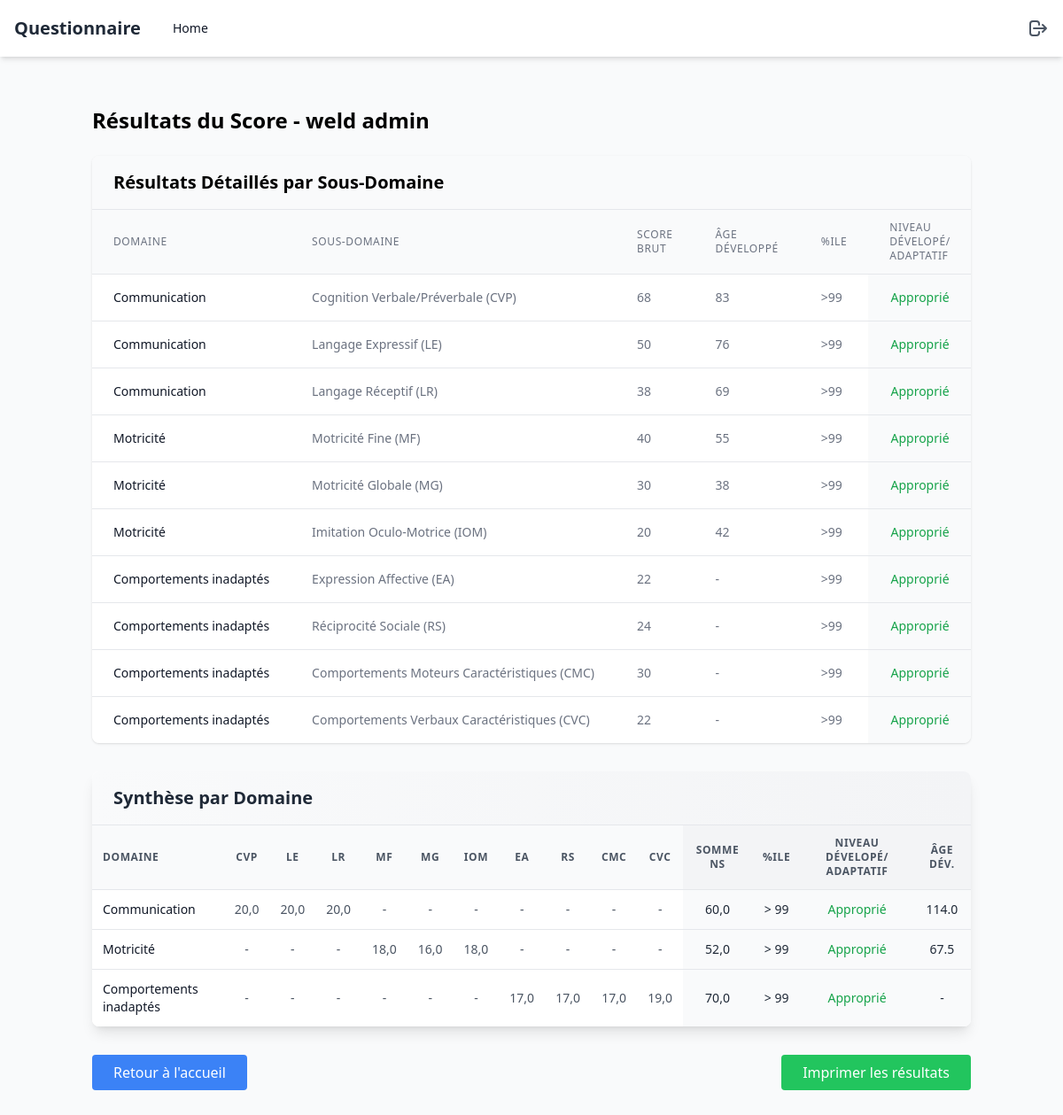
The page /questionnaire/12/scores/ on the database its author committed.
### polls/models.py (models this page shows, shortened)
class Questionnaire(models.Model):
    id = models.AutoField(primary_key=True)
    parent = models.ForeignKey(settings.AUTH_USER_MODEL, on_delete=models.CASCADE, verbose_name='Parent')
    student = models.ForeignKey(Student, on_delete=models.CASCADE, verbose_name='Élève',default='')
    formulaire = models.ForeignKey(Formulaire, on_delete=models.CASCADE, verbose_name='Formulaire')
    created_at = models.DateTimeField(auto_now_add=True, verbose_name='Date de Création')
    unique_key = models.CharField(max_length=255, unique=False, verbose_name='Clé Unique',default='')

class Student(models.Model):
    id = models.AutoField(primary_key=True)
    parent = models.ForeignKey(settings.AUTH_USER_MODEL, on_delete=models.CASCADE, related_name='students')
    name = models.CharField(max_length=255, default='', verbose_name='Nom de l’Élève')
    age = models.FloatField(default=1, verbose_name='Âge')
    sexe = models.CharField(max_length=1, choices=[('M', 'Masculin'), ('F', 'Féminin')], default='M', verbose_name='Sexe')
    date_of_birth = models.DateField(null=True, blank=True, verbose_name='Date de Naissance')

class AgeDeveloppeParametrage(models.Model):
    sous_domain = models.CharField(max_length=50)  # CVP, LE, etc.
    score_brut = models.IntegerField()
    age_developpe = models.CharField(max_length=10)  # "<12", "13", etc.
    class Meta:
        unique_together = ('sous_domain', 'score_brut')

class ScoreParametrage(models.Model):
    tranche = models.ForeignKey(AgeTranche, on_delete=models.CASCADE)
    domain = models.CharField(max_length=50)
    sous_domain = models.CharField(max_length=50)
    score_brut = models.IntegerField()
    ns = models.IntegerField()
    percentile = models.CharField(max_length=10)
    age_developpe = models.CharField(max_length=10)

### polls/views.py (the view)
# urls.py: path('questionnaire/<int:questionnaire_id>/scores/', calculate_scores, name='calculate_scores'),
def calculate_scores(request, questionnaire_id):
    try:
        questionnaire = get_object_or_404(Questionnaire, id=questionnaire_id)
        calculator = ScoreCalculator(questionnaire.student, questionnaire)
        resultat_final, deuxieme_tableau = calculator.calculate()
        context = {
            'questionnaire': questionnaire,
            'resultat_final': resultat_final,
            'deuxieme_tableau': deuxieme_tableau
        }
        return render(request, 'questionnaire/score_results.html', context)
    except Exception as e:
        messages.error(request, f"An error occurred while calculating scores: {str(e)}")
        return redirect('home')

### polls/utils/score_calculator.py (called while the page is built)
    def calculate_age_in_months(self):
        if not self.student.date_of_birth:
            return None
        today = self.questionnaire.created_at.date()
        birth_date = self.student.date_of_birth
        months = (today.year - birth_date.year) * 12 + (today.month - birth_date.month)
        return months

    def get_age_tranche(self):
        return AgeTranche.objects.get(
            min_months__lte=self.age_in_months,
            max_months__gte=self.age_in_months
        )

    def calculate(self):
        responses = Response.objects.filter(
            questionnaire=self.questionnaire
        ).exclude(
            question__sous_domain__name='Autre'
        ).select_related('question', 'question__sous_domain')
        response_totals = {}
        for response in responses:
            sous_domain = response.question.sous_domain.name
            if sous_domain not in response_totals:
                response_totals[sous_domain] = 0
            response_totals[sous_domain] += response.answer
        for result in self.resultat_final:
            sous_domain = result['sousdomaine']
            if sous_domain in response_totals:
                result['total'] = response_totals[sous_domain]
        self.calculate_scores_for_tranche()
        self.calculate_deuxieme_tableau()
        return self.resultat_final, self.deuxieme_tableau

    def get_niveau(self, percentile):
        if not percentile or percentile == '-':
            return None
        try:
            percentile_value = float(percentile.replace('>', '').replace('<', ''))
        except ValueError:
            return None
        for niveau in self.NIVEAU_DEVELOP:
            if niveau["min"] <= percentile_value <= niveau["max"]:
                return niveau["niveau"]
        return None

### polls/templates/questionnaire/score_results.html
{% extends '../base.html' %} {% load custom_filters %} {% block content %}
<div class="container mx-auto px-4 py-8">
  <h1 class="text-2xl font-bold mb-6">
    Résultats du Score - {{ questionnaire.student.name }}
  </h1>
  <div class="bg-white shadow rounded-lg mb-8 overflow-hidden">
    <div class="px-6 py-4 bg-gray-50 border-b">
      <h2 class="text-xl font-semibold">
        Résultats Détaillés par Sous-Domaine
      </h2>
    </div>
    <div class="overflow-x-auto">
      <table class="min-w-full divide-y divide-gray-200">
        <thead class="bg-gray-50">
          <tr>
            <th
              class="px-6 py-3 text-left text-xs font-medium text-gray-500 uppercase tracking-wider"
            >
              Domaine
            </th>
            <th
              class="px-6 py-3 text-left text-xs font-medium text-gray-500 uppercase tracking-wider"
            >
              Sous-Domaine
            </th>
            <th
              class="px-6 py-3 text-left text-xs font-medium text-gray-500 uppercase tracking-wider"
            >
              Score Brut
            </th>
            <th
              class="px-6 py-3 text-left text-xs font-medium text-gray-500 uppercase tracking-wider"
            >
              Âge Développé
            </th>
            <th
              class="px-6 py-3 text-left text-xs font-medium text-gray-500 uppercase tracking-wider"
            >
              %ile
            </th>
            <th
              class="px-6 py-3 text-left text-xs font-medium text-gray-500 uppercase tracking-wider"
            >
              Niveau dévelopé/ Adaptatif
            </th>
          </tr>
        </thead>
        <tbody class="bg-white divide-y divide-gray-200">
          {% for resultat in resultat_final %}
          <tr class="hover:bg-gray-50">
            <td
              class="px-6 py-4 whitespace-nowrap text-sm font-medium text-gray-900"
            >
              {{ resultat.domaine }}
            </td>
            <td class="px-6 py-4 whitespace-nowrap text-sm text-gray-500">
              {{ resultat.label }}
            </td>
            <td class="px-6 py-4 whitespace-nowrap text-sm text-gray-500">
              {{ resultat.total }}
            </td>
            <td class="px-6 py-4 whitespace-nowrap text-sm text-gray-500">
              {{ resultat.age_developpe | default:"-" }}
            </td>
            <td class="px-6 py-4 whitespace-nowrap text-sm text-gray-500">
              {{ resultat.percentile }}
            </td>
            <td
              class="px-3 py-3 text-sm text-center bg-gray-50 {% if resultat.niveau == 'Approprié' %}text-green-600 font-medium {% elif resultat.niveau == 'Léger' %}text-yellow-600 font-medium {% elif resultat.niveau == 'Modéré' %}text-orange-600 font-medium {% elif resultat.niveau == 'Sévère' %}text-red-600 font-medium {% else %}text-gray-600{% endif %}"
            >
              {{ resultat.niveau|default:"-" }}
            </td>
          </tr>
          {% endfor %}
        </tbody>
      </table>
    </div>
  </div>
  <div class="bg-white shadow-lg rounded-lg overflow-hidden mb-8">
    <div class="px-6 py-4 bg-gradient-to-r from-gray-50 to-gray-100 border-b">
      <h2 class="text-xl font-bold text-gray-800">Synthèse par Domaine</h2>
    </div>
    <div class="overflow-x-auto">
      <table class="min-w-full divide-y divide-gray-200">
        <thead>
          <tr class="bg-gray-50">
            <th
              class="px-3 py-3 text-left text-xs font-semibold text-gray-600 uppercase tracking-wider sticky left-0 bg-gray-50"
            >
              Domaine
            </th>
            <th
              title="Cognition Verbale/Préverbale"
              class="px-3 py-3 text-center text-xs font-semibold text-gray-600 uppercase tracking-wider"
            >
              CVP
            </th>
            <th
              title="Langage Expressif"
              class="px-3 py-3 text-center text-xs font-semibold text-gray-600 uppercase tracking-wider"
            >
              LE
            </th>
            <th
              title="Langage Réceptif"
              class="px-3 py-3 text-center text-xs font-semibold text-gray-600 uppercase tracking-wider"
            >
              LR
            </th>
            <th
              title="Motricité Fine"
              class="px-3 py-3 text-center text-xs font-semibold text-gray-600 uppercase tracking-wider"
            >
              MF
            </th>
            <th
              title="Motricité Globale"
              class="px-3 py-3 text-center text-xs font-semibold text-gray-600 uppercase tracking-wider"
            >
              MG
            </th>
            <th
              title="Imitation Oculo-Motrice"
              class="px-3 py-3 text-center text-xs font-semibold text-gray-600 uppercase tracking-wider"
            >
              IOM
            </th>
            <th
              title="Expression Affective"
              class="px-3 py-3 text-center text-xs font-semibold text-gray-600 uppercase tracking-wider"
            >
              EA
            </th>
            <th
              title="Réciprocité Sociale"
              class="px-3 py-3 text-center text-xs font-semibold text-gray-600 uppercase tracking-wider"
            >
              RS
            </th>
            <th
              title="Comportements Moteurs Caractéristiques"
              class="px-3 py-3 text-center text-xs font-semibold text-gray-600 uppercase tracking-wider"
            >
              CMC
            </th>
            <th
              title="Comportements Verbaux Caractéristiques"
              class="px-3 py-3 text-center text-xs font-semibold text-gray-600 uppercase tracking-wider"
            >
              CVC
            </th>
            <th
              class="px-3 py-3 text-center text-xs font-semibold text-gray-600 uppercase tracking-wider bg-gray-100"
            >
              Somme NS
            </th>
            <th
              class="px-3 py-3 text-center text-xs font-semibold text-gray-600 uppercase tracking-wider bg-gray-100"
            >
              %ile
            </th>
            <th
              class="px-3 py-3 text-center text-xs font-semibold text-gray-600 uppercase tracking-wider bg-gray-100"
            >
              Niveau dévelopé/ Adaptatif
            </th>
            <th
              class="px-3 py-3 text-center text-xs font-semibold text-gray-600 uppercase tracking-wider bg-gray-100"
            >
              Âge Dév.
            </th>
          </tr>
        </thead>
        <tbody class="bg-white divide-y divide-gray-200">
          {% for tableau in deuxieme_tableau %}
          <tr class="hover:bg-gray-50 transition-colors duration-150">
            <td
              class="px-3 py-3 text-sm font-medium text-gray-900 sticky left-0 bg-white"
            >
              {{ tableau.domaine }}
            </td>
            <td class="px-3 py-3 text-sm text-center text-gray-600">
              {{ tableau.CVP|default:"-" }}
            </td>
            <td class="px-3 py-3 text-sm text-center text-gray-600">
              {{ tableau.LE|default:"-" }}
            </td>
            <td class="px-3 py-3 text-sm text-center text-gray-600">
              {{ tableau.LR|default:"-" }}
            </td>
            <td class="px-3 py-3 text-sm text-center text-gray-600">
              {{ tableau.MF|default:"-" }}
            </td>
            <td class="px-3 py-3 text-sm text-center text-gray-600">
              {{ tableau.MG|default:"-" }}
            </td>
            <td class="px-3 py-3 text-sm text-center text-gray-600">
              {{ tableau.IOM|default:"-" }}
            </td>
            <td class="px-3 py-3 text-sm text-center text-gray-600">
              {{ tableau.EA|default:"-" }}
            </td>
            <td class="px-3 py-3 text-sm text-center text-gray-600">
              {{ tableau.RS|default:"-" }}
            </td>
            <td class="px-3 py-3 text-sm text-center text-gray-600">
              {{ tableau.CMC|default:"-" }}
            </td>
            <td class="px-3 py-3 text-sm text-center text-gray-600">
              {{ tableau.CVC|default:"-" }}
            </td>
            <td
              class="px-3 py-3 text-sm text-center font-medium bg-gray-50 text-gray-800"
            >
              {{ tableau.somme_ns|default:"0" }}
            </td>
            <td
              class="px-3 py-3 text-sm text-center font-medium bg-gray-50 text-gray-800"
            >
              {{ tableau.percentile|default:"-" }}
            </td>
            <td
              class="px-3 py-3 text-sm text-center bg-gray-50 {% if tableau.niveau == 'Approprié' %}text-green-600 font-medium {% elif tableau.niveau == 'Léger' %}text-yellow-600 font-medium {% elif tableau.niveau == 'Modéré' %}text-orange-600 font-medium {% elif tableau.niveau == 'Sévère' %}text-red-600 font-medium {% else %}text-gray-600{% endif %}"
            >
              {{ tableau.niveau|default:"-" }}
            </td>
            <td
              class="px-3 py-3 text-sm text-center font-medium bg-gray-50 text-gray-800"
            >
              {{tableau.age_developpe|default:"-"}}
            </td>
          </tr>
          {% endfor %}
        </tbody>
      </table>
    </div>
  </div>
  <div class="mt-8 flex justify-between">
    <a
      href="{% url 'home' %}"
      class="bg-blue-500 text-white px-6 py-2 rounded hover:bg-blue-600"
    >
      Retour à l'accueil
    </a>
    <button
      onclick="window.print()"
      class="bg-green-500 text-white px-6 py-2 rounded hover:bg-green-600"
    >
      Imprimer les résultats
    </button>
  </div>
</div>
{% endblock %}

### rows shown on the page
Questionnaire: student.name "weld admin"
AgeDeveloppeParametrage: age_developpe "83"
ScoreParametrage: percentile ">99"
AgeDeveloppeParametrage: age_developpe "76"
ScoreParametrage: percentile ">99"
AgeDeveloppeParametrage: age_developpe "69"
ScoreParametrage: percentile ">99"
AgeDeveloppeParametrage: age_developpe "55"
ScoreParametrage: percentile ">99"
AgeDeveloppeParametrage: age_developpe "38"
ScoreParametrage: percentile ">99"
AgeDeveloppeParametrage: age_developpe "42"
ScoreParametrage: percentile ">99"
ScoreParametrage: percentile ">99"
ScoreParametrage: percentile ">99"
ScoreParametrage: percentile ">99"
ScoreParametrage: percentile ">99"

### other values the page prints
{{ resultat.domaine }} "Communication" "Communication" "Communication" "Motricité" "Motricité" "Motricité" "Comportements inadaptés" "Comportements inadaptés" "Comportements inadaptés" "Comportements inadaptés"
{{ resultat.label }} "Cognition Verbale/Préverbale (CVP)" "Langage Expressif (LE)" "Langage Réceptif (LR)" "Motricité Fine (MF)" "Motricité Globale (MG)" "Imitation Oculo-Motrice (IOM)" "Expression Affective (EA)" "Réciprocité Sociale (RS)" "Comportements Moteurs Caractéristiques (CMC)" "Comportements Verbaux Caractéristiques (CVC)"
{{ resultat.total }} "68" "50" "38" "40" "30" "20" "22" "24" "30" "22"
{{ resultat.niveau|default:"-" }} "Approprié" "Approprié" "Approprié" "Approprié" "Approprié" "Approprié" "Approprié" "Approprié" "Approprié" "Approprié"
{{ resultat.age_developpe | default:"-" }} "-" "-" "-" "-"
{{ tableau.domaine }} "Communication" "Motricité" "Comportements inadaptés"
{{ tableau.CVP|default:"-" }} "20,0" "-" "-"
{{ tableau.LE|default:"-" }} "20,0" "-" "-"
{{ tableau.LR|default:"-" }} "20,0" "-" "-"
{{ tableau.MF|default:"-" }} "-" "18,0" "-"
{{ tableau.MG|default:"-" }} "-" "16,0" "-"
{{ tableau.IOM|default:"-" }} "-" "18,0" "-"
{{ tableau.EA|default:"-" }} "-" "-" "17,0"
{{ tableau.RS|default:"-" }} "-" "-" "17,0"
{{ tableau.CMC|default:"-" }} "-" "-" "17,0"
